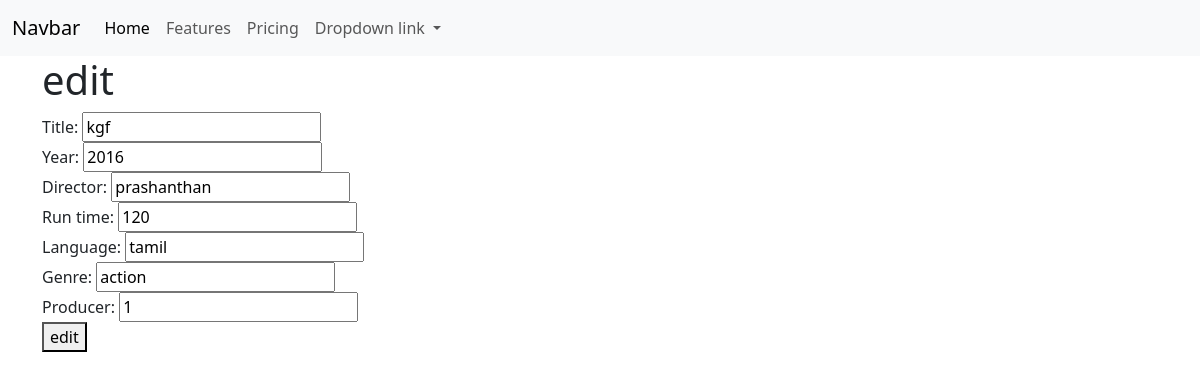
Page /movie/1/change/ on the committed database.
### myapp/models.py (models this page shows, shortened)
class movie(models.Model):
    title=models.CharField(max_length=200)
    year=models.CharField(max_length=50)
    director=models.CharField(max_length=200)
    run_time=models.PositiveIntegerField()
    language=models.CharField(max_length=200)
    genre=models.CharField(max_length=200)
    producer=models.CharField(max_length=200,null=True)

### myapp/views.py (the view, shortened to what this page needs)
# urls.py: path("movie/<int:pk>/change/",views.MovieUpdateView.as_view(),name="movie-update")
class MovieUpdateView(View):
    def get(self,request,*args,**kwargs):
        id=kwargs.get("pk")
        movie_object=movie.objects.get(id=id)         # ithu oru query set we cwn't take values from .it should change in dictionatry
        form_instance=MovieModelForm(instance=movie_object)
        return render(request,"movie_update.html",{"form":form_instance})

### myapp/forms.py
class MovieModelForm(forms.ModelForm):
    class Meta:
        model=movie
        fields="__all__"
        model:movie
        exclude=("id",)

### myapp/templates/movie_update.html (shortened to what this page needs)
{%extends 'base.html'%}
{% block main_block%}
<div class="container">
    <h1>edit</h1>
    <form action="" method="post">
       {{form}}
       <button type="submit"> edit</button>
    </form>
   </div>
{%endblock%}

### rows in the picture
movie: title "kgf", year "2016", director "prashanthan", run_time "120", language "tamil", genre "action", producer "1"
